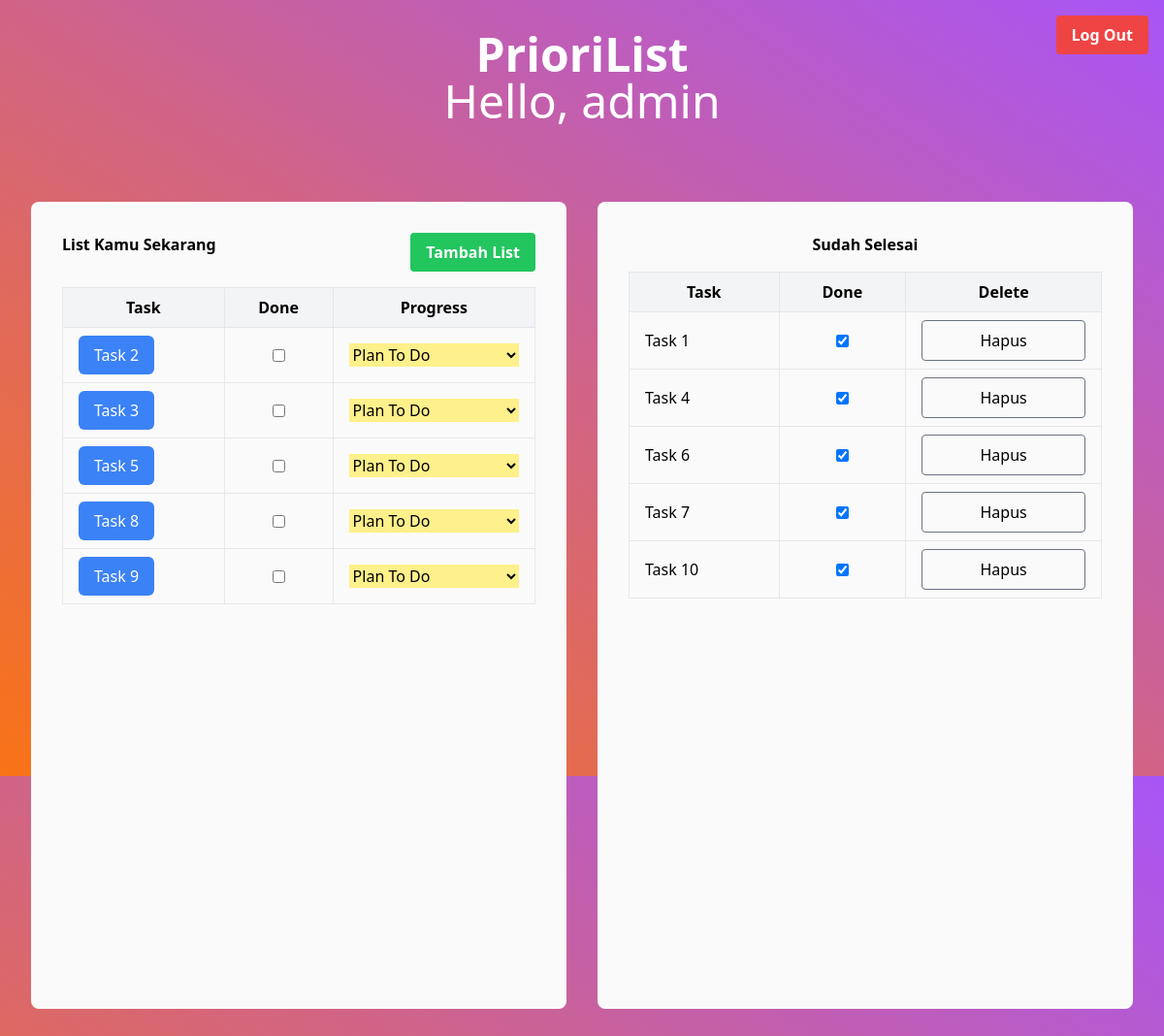
Page /pages/workspace-page.php (signed in) on the committed database.
### tables this page shows
CREATE TABLE tasks(
    id_task         INT AUTO_INCREMENT,
    username        VARCHAR(20),
    title           VARCHAR(30) NOT NULL,
    task_desc       VARCHAR(255),
    created         DATE,
    isComplete      BOOLEAN NOT NULL,
    progress        VARCHAR(30) NOT NULL,

    PRIMARY KEY(id_task),
    FOREIGN KEY(username) REFERENCES users(username)
);

### lib/Models/Task.php (called while the page is built, shortened)
<?php
    class Task{
        private $host;
        private $user;
        private $pass;
        private $conn;
        private static $instance;
        public function __construct($host, $user, $pass, $conn) {
            $this->host = $host;
            $this->user = $user;
            $this->pass = $pass;
            $this->conn = $conn;
        }
        public static function getInstance($host, $user, $pass, $conn)
        {
            if (null === self::$instance) {
                self::$instance = new self($host, $user, $pass, $conn);
            }
            return self::$instance;
        }
        public function getData($username){
            $query = "SELECT * FROM tasks WHERE username = ?";
            $stmt = $this->conn->prepare($query);
            $stmt->bind_param("s", $username);
            $stmt->execute();
            $result = $stmt->get_result();
            return $result;
        }
        private function connect() {
            $this->conn = new \mysqli($this->host, $this->user, $this->pass, $this->conn);
        }
    }
?>

### pages/workspace-page.php (the view, shortened to what this page needs)
<?php
   require '../lib/Models/Task.php';
   $userTasks = Task::getInstance("localhost", "root", "", "todolist");
   $taskList = $userTasks->getData($_SESSION['username']);
   $incompleteTasks = [];
   $completedTasks = [];
   while ($row = $taskList->fetch_assoc()) {
       if ($row['isComplete'] == 0) {
           $incompleteTasks[] = $row;
       } else {
           $completedTasks[] = $row;
       }
   }
?>
<!DOCTYPE html>
<html lang="en">
   <head>
      <script src="https://cdn.tailwindcss.com"></script>
      <link rel="stylesheet" href="/public/css/app.css">
      <link rel="stylesheet" href="./css/background.css">
   </head>
   <body class="overflow-hidden">
      <div>
         <div class="text-center mt-8">
            <button id="logoutButton" class="fixed top-0 right-0 m-4 bg-red-500 hover:bg-red-600 text-white font-bold py-2 px-4 rounded">
               Log Out
            </button>
            <h1 class="font-bold text-5xl text-white">PrioriList</h1>
            <p class="text-5xl text-white ">Hello, <?= $_SESSION['username'] ?> </p>
         </div>
         <div class="flex flex-wrap p-8 md:flex-nowrap md:justify-center md:gap-8 h-screen">
            <div class="bg-neutral-50 mt-12 p-8 rounded-lg w-full 2xl:w-1/4 h-4/6 overflow-x-auto">
               <div class="flex justify-between">
                  <h1 class="font-bold text-center">List Kamu Sekarang</h1>
                  <button id="addListButton" class="bg-green-500 hover:bg-green-600 text-white font-bold py-2 px-4 rounded">
                     Tambah List
                  </button>
               </div>
               <table class="table-auto border-collapse border w-full mt-4">
                  <thead>
                     <tr>
                        <th class="bg-gray-100 border px-4 py-2">Task</th>
                        <th class="bg-gray-100 border px-4 py-2">Done</th>
                        <th class="bg-gray-100 border px-4 py-2">Progress</th>
                     </tr>
                  </thead>
                  <tbody>
                     <?php
                        if($incompleteTasks > 0){
                           foreach ($incompleteTasks as $row) {?>
                              <tr class="hover:bg-gray-200">
                                 <td class="border px-4 py-2">
                                 <button onclick="showEditPopUp(
                                    '<?= $row['title'] ?>',
                                    '<?= $row['task_desc'] ?>',
                                    '<?= $row['created'] ?>',
                                    '<?= $row['id_task']?>'
                                    )"
                                    class="bg-blue-500 text-white py-2 px-4 rounded-md transition duration-300 hover:bg-blue-600 hover:text-white hover:shadow-md">
                                    <?= $row['title'] ?>
                                 </button>
                                 </td>
                              <td class="border px-4 py-2">
                                 <div class="flex items-center justify-center">
                                    <input type="checkbox" <?= $row['isComplete'] ? 'checked' : '' ?> data-task-id="<?= $row['id_task']?>" >
                                 </div>
                              </td>
                              <td class="border px-4 py-2">
                                 <select name="progressDropdown" class="progressDropdown w-full <?= $row['progress'] == 'plantodo'? 'bg-blue-200' : ($row['progress'] == 'onhold' ? 'bg-red-200' : 'bg-yellow-200') ?>" data-task-id="<?= $row['id_task'] ?>">
                                    <option value="plantodo" <?= ($row['progress'] == 'plantodo') ? 'selected' : '' ?> >Plan To Do</option>
                                 </select>
                              </td>
                              </tr>
                     <?php
                           }
                        } else {
                           echo "No Result";
                        }
                     ?>
                  </tbody>
               </table>
            </div>
            <div class="bg-neutral-50 mt-12 p-8 rounded-lg w-full 2xl:w-1/4 h-4/6 overflow-x-auto">
               <h1 class="font-bold text-center">Sudah Selesai</h1>
               <table class="table-auto border-collapse border w-full mt-4">
                  <thead>
                     <tr>
                        <th class="bg-gray-100 border px-4 py-2">Task</th>
                        <th class="bg-gray-100 border px-4 py-2">Done</th>
                        <th class="bg-gray-100 border px-4 py-2">Delete</th>
                     </tr>
                  </thead>
                  <tbody>
                     <?php if($incompleteTasks > 0){
                           foreach ($completedTasks as $row) {?>
                        <tr class="hover:bg-gray-200">
                           <td class="border px-4 py-2"><?= $row['title'] ?></td>
                           <td class="border px-4 py-2">
                              <div class="flex items-center justify-center">
                              <input type="checkbox" <?= $row['isComplete'] ? 'checked' : '' ?> data-task-id="<?= $row['id_task']?>" >
                           </div>
                        </td>
                        <td class="border px-4 py-2">
                           <button class="taskDelete border border-gray-500 hover:bg-red-500 hover:text-white hover:border-white py-2 px-4 rounded w-full" id="deleteButtonPopUp" onclick="showPopup('<?= $row['title']?>', <?= $row['id_task'] ?>)">
                              Hapus
                           </button>
                        </td>
                     </tr>
                     <?php
                           }
                        } else {
                           echo "No Result";
                        }
                     ?>
                  </tbody>
               </table>
            </div>
         </div>
      </div>
      </html>

### public/css/app.css (style rules this page uses)
html { line-height: 1.5; -webkit-text-size-adjust: 100%; -moz-tab-size: 4; -o-tab-size: 4; tab-size: 4; font-family: ui-sans-serif, system-ui, -apple-system, BlinkMacSystemFont, "Segoe UI", Roboto, "Helvetica Neue", Arial, "Noto Sans", sans-serif, "Apple Color Emoji", "Segoe UI Emoji", "Segoe UI Symbol", "Noto Color Emoji"; font-feature-settings: normal; font-variation-settings: normal; }
body { margin: 0; line-height: inherit; }
h1, h2, h3, h4, h5, h6 { font-size: inherit; font-weight: inherit; }
table { text-indent: 0; border-color: inherit; border-collapse: collapse; }
button, input, optgroup, select, textarea { font-family: inherit; font-feature-settings: inherit; font-variation-settings: inherit; font-size: 100%; font-weight: inherit; line-height: inherit; color: inherit; margin: 0; padding: 0; }
button, select { text-transform: none; }
button, [type='button'], [type='reset'], [type='submit'] { -webkit-appearance: button; background-color: transparent; background-image: none; }
blockquote, dl, dd, h1, h2, h3, h4, h5, h6, hr, figure, p, pre { margin: 0; }
input::placeholder, textarea::placeholder { opacity: 1; color: #9ca3af; }
button, [role="button"] { cursor: pointer; }
.fixed { position: fixed; }
.mt-4 { margin-top: 1rem; }
.flex { display: flex; }
.h-screen { height: 100vh; }
.items-center { align-items: center; }
.justify-center { justify-content: center; }
.border { border-width: 1px; }
.bg-blue-500 { --tw-bg-opacity: 1; background-color: rgb(59 130 246 / var(--tw-bg-opacity)); }
.bg-green-500 { --tw-bg-opacity: 1; background-color: rgb(34 197 94 / var(--tw-bg-opacity)); }
.text-center { text-align: center; }
.text-white { --tw-text-opacity: 1; color: rgb(255 255 255 / var(--tw-text-opacity)); }
.transition { transition-property: color, background-color, border-color, text-decoration-color, fill, stroke, opacity, box-shadow, transform, filter, -webkit-backdrop-filter; transition-property: color, background-color, border-color, text-decoration-color, fill, stroke, opacity, box-shadow, transform, filter, backdrop-filter; transition-property: color, background-color, border-color, text-decoration-color, fill, stroke, opacity, box-shadow, transform, filter, backdrop-filter, -webkit-backdrop-filter; transition-timing-function: cubic-bezier(0.4, 0, 0.2, 1); transition-duration: 150ms; }
.duration-300 { transition-duration: 300ms; }

### pages/css/background.css (style rules this page uses)
html { height: 100%; }
body { background: linear-gradient(to top right, #f97316, #a855f7); background-size: cover; }

### rows in the picture
tasks: title "Task 2", progressDropdown "Plan To Do"
tasks: title "Task 3", progressDropdown "Plan To Do"
tasks: title "Task 5", progressDropdown "Plan To Do"
tasks: title "Task 8", progressDropdown "Plan To Do"
tasks: title "Task 9", progressDropdown "Plan To Do"
tasks: title "Task 1", isComplete "☑"
tasks: title "Task 4", isComplete "☑"
tasks: title "Task 6", isComplete "☑"
tasks: title "Task 7", isComplete "☑"
tasks: title "Task 10", isComplete "☑"

### other values in the picture
$_SESSION['username'] "admin"
